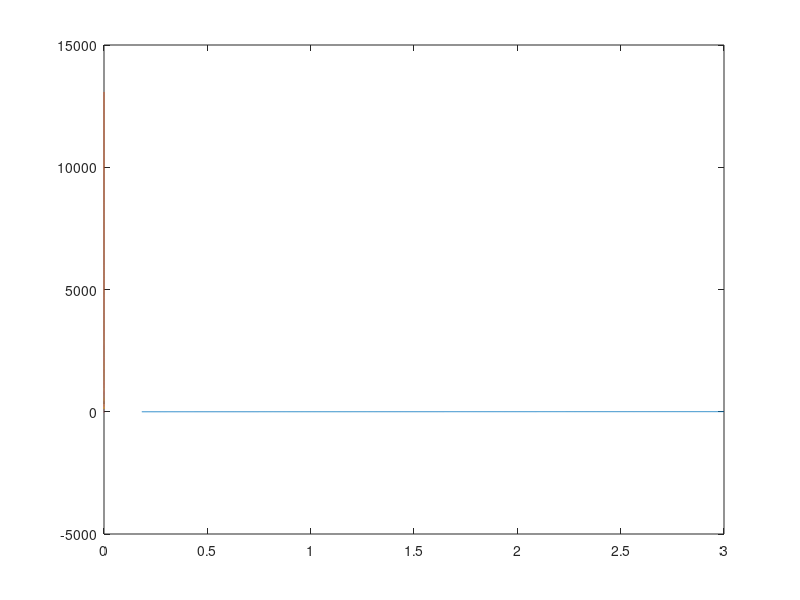

Write the MATLAB code that produced this figure.
a = sqrt(3);
%line=@(x,y,z)[x, 0, ax];
x = (1/(2+2*a)):.001:3;
f = .5*pi*sin((5*atan(1/a))/((5/pi)*atan(1/a)));
g = log(((1+a^2)^(5/2))*x.^5)+asinh(1)-.5+5*atan(1/a)/pi;
la = sin(f).*cosh(g);
h5x = cos(f).*sinh(g);
figure
plot(x, a.*x, la, h5x);

%hline = @(x,y,z)[sin(f)*cosh(g),0,cos(f)*sinh(g)];
